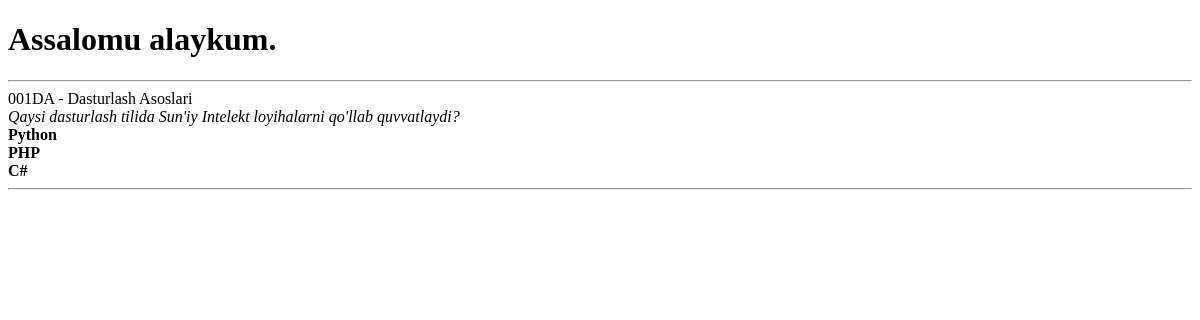
The app's page /, older data.
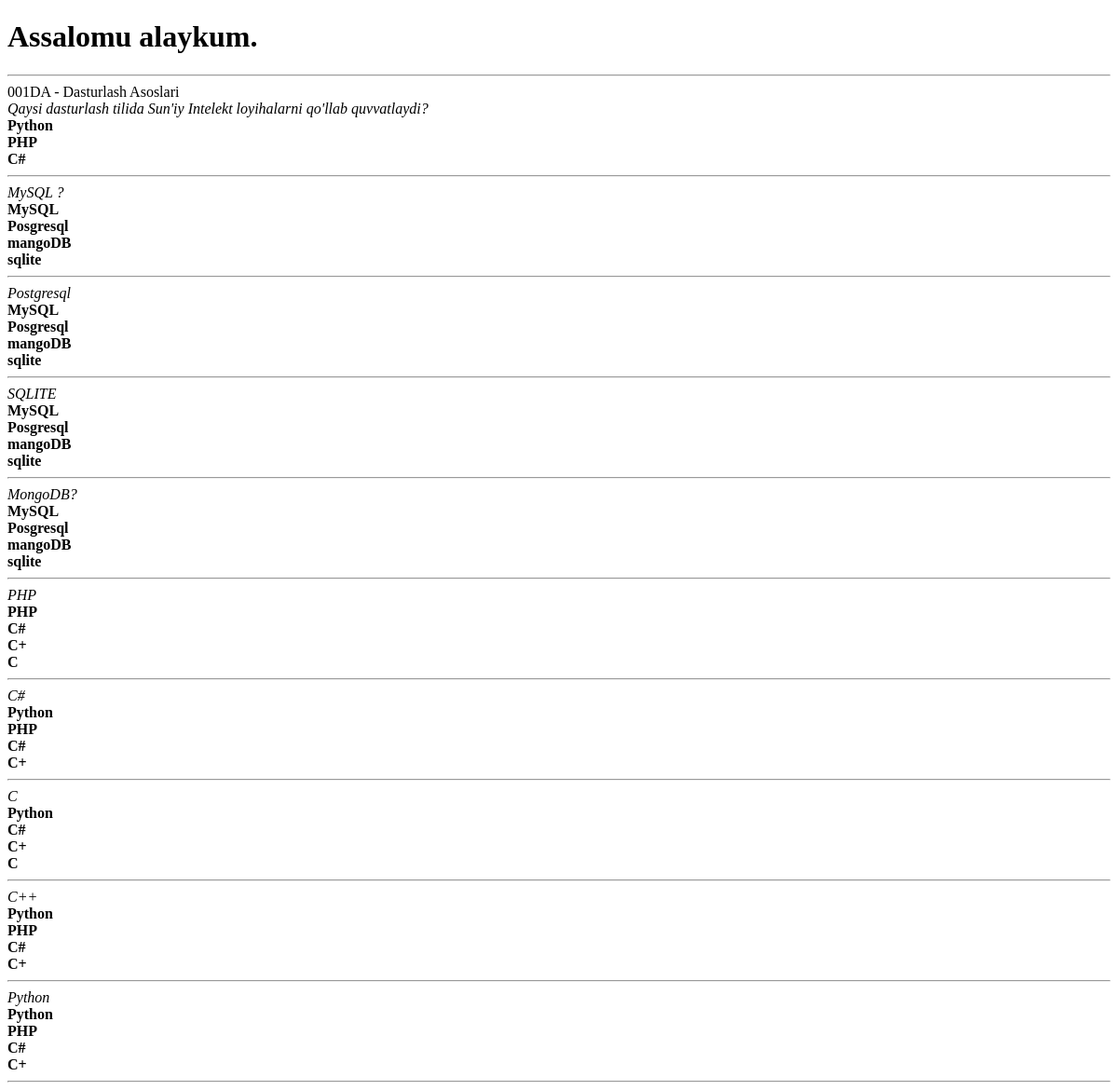
The same page, newer data.
### main/models.py (models this page shows, shortened)
class Credit(models.Model):
    title = models.TextField(verbose_name='Title')
    slug = models.CharField(max_length=20, verbose_name='Slug')
    description = RichTextUploadingField(verbose_name='Description', blank=True, null=True)
    questions = models.ManyToManyField(Question, related_name='questions', blank=True)

class Question(models.Model):
    title = models.TextField(verbose_name="Title")
    image = models.ImageField(upload_to='./questions/', blank=True, null=True)
    description = RichTextUploadingField(verbose_name='Description', blank=True, null=True)
    options = models.ManyToManyField(Option, related_name='options', blank=True)
    corrects = models.ManyToManyField(Option, related_name='corrects', blank=True)

class Option(models.Model):
    title = models.TextField(verbose_name="Title")
    image = models.ImageField(upload_to='./options/', blank=True, null=True)

### main/views.py (the view)
# urls.py: path('', welcome, name='welcome'),
def welcome(request):
    print(f"{Question.objects.get(id=1).description}")
    description = Question.objects.get(id=1).description
    if request.method == 'POST':
        title = request.POST['title']
        credits = Credit.objects.filter(title=title)
        return render(request, 'main/welcome.html', {'credits': credits})
    else:
        credits = Credit.objects.all()
    content = {
        'credits': credits
    }
    return render(request, 'main/welcome.html', content)

### templates/main/welcome.html (shortened to what this page needs)
<!doctype html>
<html lang="en">
<head>
</head>
<body>
<h1>Assalomu alaykum.</h1>
<hr>
{% for credit in credits %}
    {{ credit.slug }} - {{ credit.title }}
    <br>
    {% for question in credit.questions.all %}
        <i>{{ question.title }}</i>
        {% for option in question.options.all %}
            <br>
            <b>{{ option.title }}</b>
        {% endfor %}
        <hr>
    {% endfor %}
{% endfor %}
</body>
</html>

Row changes from the older to the newer data that the page shows:
added Question: title "MySQL ?"
added Option: title "MySQL"
added Option: title "Posgresql"
added Option: title "mangoDB"
added Option: title "sqlite"
added Question: title "Postgresql"
added Question: title "SQLITE"
added Question: title "MongoDB?"
added Question: title "PHP", Option (title "PHP"), Option (title "C#")
added Option: title "C+"
added Option: title "C"
added Question: title "C#", Option (title "Python"), Option (title "PHP"), Option (title "C#")
added Question: title "C", Option (title "Python"), Option (title "C#")
added Question: title "C++", Option (title "Python"), Option (title "PHP"), Option (title "C#")
added Question: title "Python", Option (title "Python"), Option (title "PHP"), Option (title "C#")
